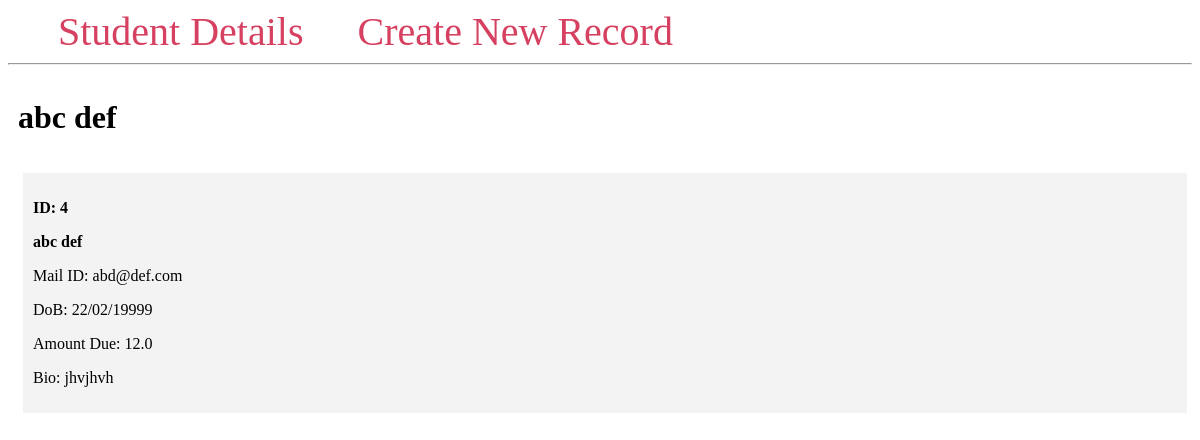
Page /4/ on the committed database.
### app.py (models this page shows, shortened)
class Student(db.Model):
    id = db.Column(db.Integer, primary_key=True)
    firstname = db.Column(db.String(100), nullable=False)
    lastname = db.Column(db.String(100), nullable=False)
    email = db.Column(db.String(80), unique=True, nullable=False)
    dob = db.Column(db.String(80))
    amt_due = db.Column(db.Float)
    created_at = db.Column(db.DateTime(timezone=True),
                           server_default=func.now())
    bio = db.Column(db.Text)

### app.py (the view)
@app.route('/<int:student_id>/')
def student(student_id):
    student = Student.query.get_or_404(student_id)
    return render_template('student.html', student=student)

### templates/student.html
{% extends 'base.html' %}
{% block content %}
    <span class="title">
        <h1>{% block title %} {{ student.firstname }} {{ student.lastname }}{% endblock %}</h1>
    </span>
    <div class="content">
            <div class="student">
                <p><b>ID: {{ student.id }}</b></p>
                <b>
                    <p class="name">{{ student.firstname }} {{ student.lastname }}</p>
                </b>
                <p>Mail ID: {{ student.email }}</p>
                <p>DoB: {{ student.dob }}</p>
                <p>Amount Due: {{ student.amt_due }}</p>
                <p>Bio: {{ student.bio }}</p>
                </div>
            </div>
    </div>
{% endblock %}

### templates/base.html (style rules this page uses)
.title { margin: 5px; }
.content { margin: 5px; width: 100%; display: flex; flex-direction: row; flex-wrap: wrap; }
.student { flex: 20%; padding: 10px; margin: 5px; background-color: #f3f3f3; inline-size: 100%; }

### rows in the picture
Student: firstname "abc", lastname "def", id "4", email "abd@def.com", dob "22/02/19999", amt_due "12.0", bio "jhvjhvh"
